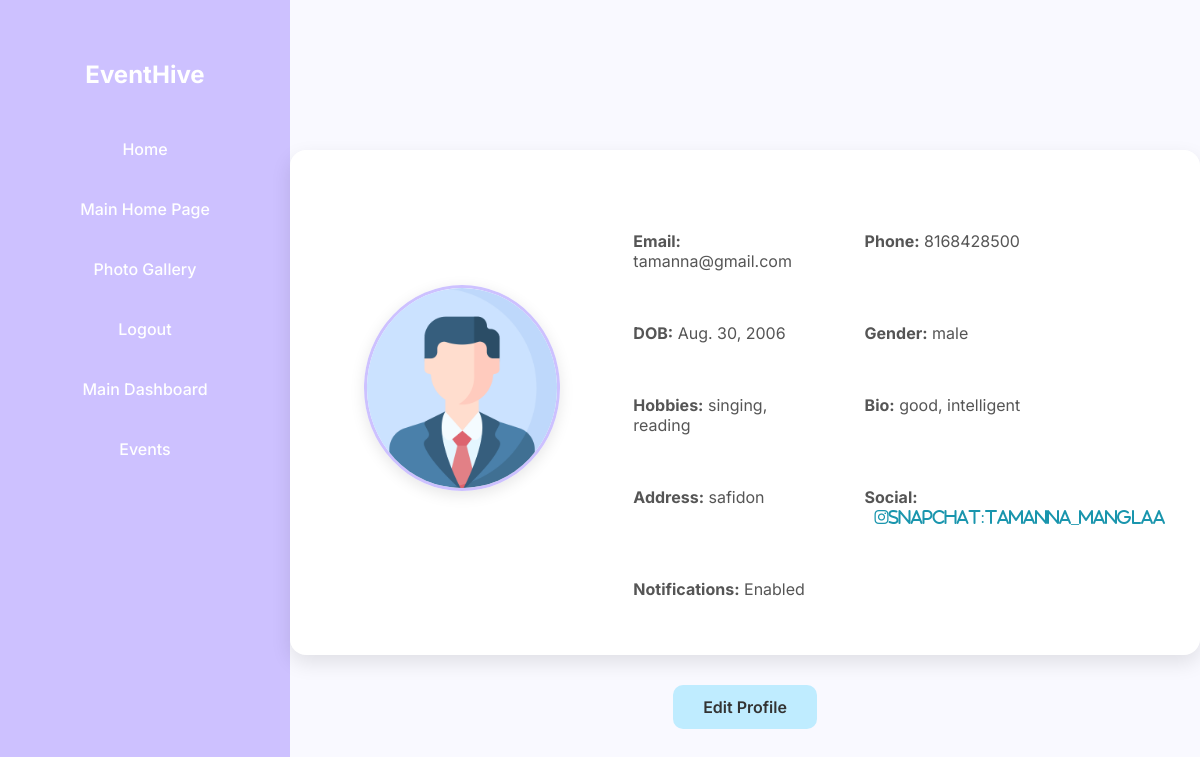
The page /profile/ (signed in) on the database its author committed.
### events/models.py (models this page shows, shortened)
class CustomUser(AbstractUser):
    GENDER_CHOICES = (
        ('Male', 'Male'),
        ('Female', 'Female'),
        ('Other', 'Other'),
    )
    ROLE_CHOICES = (
        ('user', 'User'),
        ('admin', 'Admin'),
        ('event_manager', 'Event Manager'),
    )
    role = models.CharField(max_length=20, choices=ROLE_CHOICES, default='user')
    email = models.EmailField(unique=True)
    name = models.CharField(max_length=100)
    phone = models.CharField(max_length=15)
    address = models.TextField()
    gender = models.CharField(max_length=10, choices=GENDER_CHOICES)
    dob = models.DateField()
    username = None  # Remove default username field
    USERNAME_FIELD = 'email'
    REQUIRED_FIELDS = ['name', 'phone', 'address', 'gender', 'dob']
    objects = CustomUserManager()

class AdminProfile(models.Model):
    ROLE_CHOICES = [
        ('admin', 'Admin'),
        ('event_manager', 'Event Manager')
    ]
    GENDER_CHOICES = [
        ('male', 'Male'),
        ('female', 'Female'),
        ('other', 'Other')
    ]
    user = models.OneToOneField(settings.AUTH_USER_MODEL, on_delete=models.CASCADE)
    phone = models.CharField(max_length=15)
    role = models.CharField(max_length=20, choices=ROLE_CHOICES)
    gender = models.CharField(max_length=10, choices=GENDER_CHOICES)
    hobbies = models.TextField(blank=True)
    bio = models.TextField(blank=True)
    address = models.TextField(blank=True)
    social_media = models.TextField(blank=True)
    notifications = models.BooleanField(default=False)

### events/views.py (the view)
# urls.py: path('profile/', views.profile, name='profile'),
@login_required
def profile(request):
    if not request.user.is_superuser:
        messages.error(request, "Access denied: You are not authorized to view this page.")
        return redirect('super_admin_dashboard')
    try:
        user_profile = AdminProfile.objects.get(user=request.user)
    except AdminProfile.DoesNotExist:
        user_profile = None
    return render(request, 'profile.html', {
        'user_profile': user_profile,
        'profile': request.user
    })

### events/templates/profile.html (shortened to what this page needs)
{% load static %}
<!DOCTYPE html>
<html lang="en">
    <head>
        <link rel="stylesheet" href="{% static 'css/profile.css' %}">
    </head>
<body>
    <div class="profile-container">
        <aside class="sidebar">
            <h2>EventHive</h2>
            <ul>
                <li><a href="{% url 'bookings:index2' %}">Home</a></li>
                <li><a href="{% url 'home' %}">Main Home Page</a></li>
                <li><a href="{% url 'gallery' %}">Photo Gallery</a></li>
                <li><a href="{% url 'logout' %}">Logout</a></li>
                {% if request.user.is_superuser %}
                    <li><a href="{% url 'super_admin_dashboard' %}">Main Dashboard</a></li>
                {% elif request.user.is_staff == 'event_manager' %}
                    <li><a href="{% url 'dashboard' %}">Manager Dashboard</a></li>
                {% elif request.user.is_staff == 'admin' %}
                    <li><a href="{% url 'admin_dashboard' %}">Admin Dashboard</a></li>
                {% endif %}
                <li><a href="{% url 'event' %}">Events</a></li>
            </ul>
        </aside>
        <main class="main-content">
            <div class="card">
                <div class="profile-pic-wrapper">
                    <img src="{% if user_profile.profile_picture %}{{ user_profile.profile_picture.url }}{% else %}{% static 'images/default-profile.png' %}{% endif %}"
                        alt="Profile Picture" class="profile-pic">
                </div>
                <div class="user-info">
                    <div class="info-grid">
                        <p><strong>Email:</strong> {{ profile.email }}</p>
                        <p><strong>Phone:</strong> {{ profile.phone }}</p>
                        <p><strong>DOB:</strong> {{ profile.dob }}</p>
                        <p><strong>Gender:</strong> {{ profile.gender }}</p>
                        <p><strong>Hobbies:</strong> {{ user_profile.hobbies }}</p>
                        <p><strong>Bio:</strong> {{ user_profile.bio }}</p>
                        <p><strong>Address:</strong> {{ user_profile.address }}</p>
                        <p><strong>Social:</strong>
                            {% if user_profile.social_media %}
                                <a href="{{ user_profile.social_media }}" target="_blank" class="social-link">
                                    <i class="fab fa-instagram">{{user_profile.social_media}}</i>
                                </a>
                            {% else %}
                                N/A
                            {% endif %}
                        </p>
                        <p><strong>Notifications:</strong> {{ user_profile.notifications|yesno:"Enabled,Disabled" }}</p>
                    </div>
                </div>
            </div>
            <a href="{% url 'edit_profile' %}" class="edit-btn">Edit Profile</a>
        </main>
    </div>
</body>
</html>

### static/css/profile.css (style rules this page uses)
body { font-family: 'Inter', sans-serif; background-color: #FFF6E3; margin: 0; padding: 0; }
.profile-container { display: flex; min-height: 100vh; }
.sidebar { width: 250px; background: #CDC1FF; color: white; padding: 40px 20px; box-shadow: 5px 0 15px rgba(0, 0, 0, 0.1); }
.sidebar h2 { font-size: 24px; margin-bottom: 30px; color: #fff; text-align: center; }
.sidebar ul { list-style: none; padding: 0; }
.sidebar ul li { margin: 20px 0; text-align: center; padding-top: 20px; }
.sidebar ul li a { text-decoration: none; color: white; font-weight: 500; transition: 0.3s; }
.main-content { flex: 1; padding: 60px 40px; display: flex; flex-direction: column; align-items: center; background-color: #F9F9FF; padding-top: 150px; }
.card { display: flex; flex-wrap: wrap; background: white; border-radius: 16px; padding: 40px; box-shadow: 0 8px 20px rgba(0, 0, 0, 0.1); max-width: 1000px; width: 100%; }
.profile-pic-wrapper { flex: 1; display: flex; justify-content: center; align-items: center; margin-bottom: 30px; }
.profile-pic { width: 200px; height: 240px; border-radius: 12px; object-fit: cover; border: 4px solid #CDC1FF; }
.user-info { flex: 2; padding-left: 40px; }
.info-grid { display: grid; grid-template-columns: 1fr 1fr; gap: 20px 40px; color: #555; font-size: 16px; }
.edit-btn { margin-top: 30px; padding: 12px 30px; font-size: 16px; font-weight: 600; background-color: #BFECFF; color: #333; border: none; border-radius: 10px; text-decoration: none; transition: background-color 0.3s ease; }
body { animation: fadeUp 1s ease forwards; }
.card, .edit-btn { opacity: 0; animation: fadeUp 1s ease forwards; animation-delay: 0.3s; }
.edit-btn { animation-delay: 0.6s; }
.social-link { color: #1995AD; font-weight: 500; text-decoration: none; margin-left: 10px; transition: 0.3s; }
.social-link i { margin-right: 5px; }
.profile-pic { width: 190px; height: 200px; border-radius: 50%; object-fit: cover; border: 3px solid #CDC1FF; box-shadow: 0 4px 15px rgba(0,0,0,0.1); transition: transform 0.3s ease; }

### rows shown on the page
CustomUser: email "tamanna@gmail.com", phone "8168428500", dob "Aug. 30, 2006", gender "male"
AdminProfile: hobbies "singing, reading", bio "good, intelligent", address "safidon", social_media "snapchat:tamanna_manglaa", notifications "Enabled"
